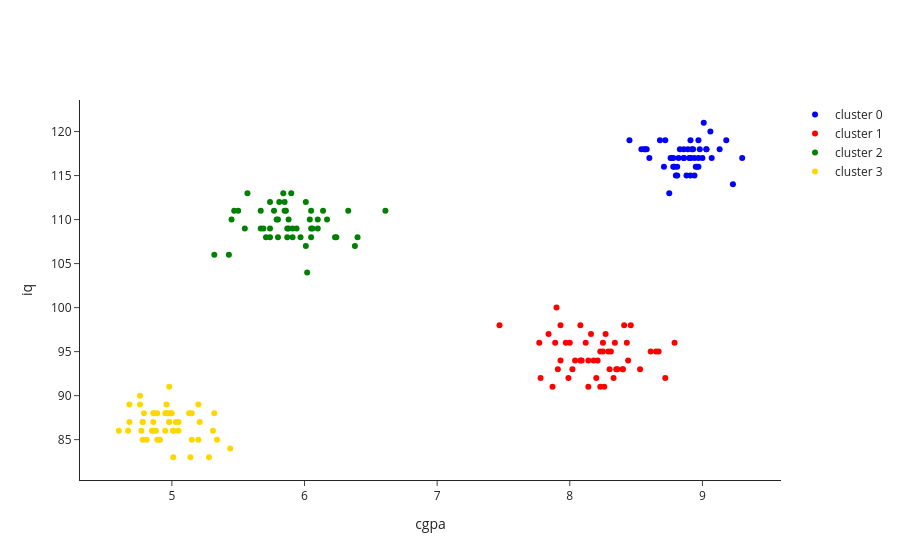

Here is the notebook cell this chart was saved with:
### Code cell
# One scatter trace per cluster
fig = go.Figure()
for c, colour in zip(range(4), ["blue", "red", "green", "gold"]):
    fig.add_trace(go.Scatter(x=X[y_means == c, 0], y=X[y_means == c, 1], mode="markers",
                             marker=dict(color=colour), name=f"cluster {c}"))
fig.update_layout(template="simple_white", xaxis_title="cgpa", yaxis_title="iq")
